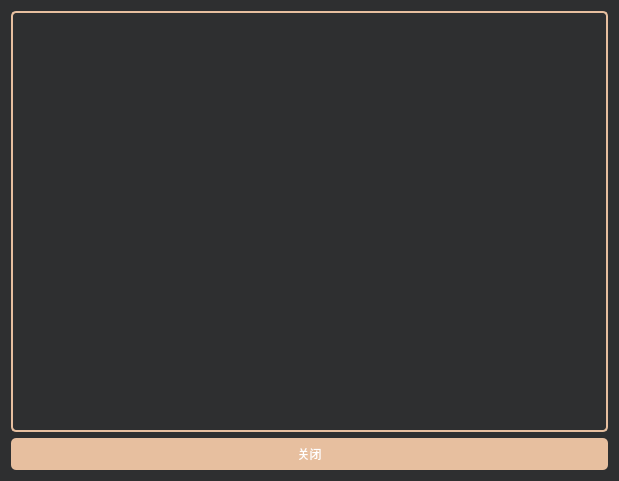
<?xml version="1.0" encoding="UTF-8"?>
<ui version="4.0">
 <class>changelog</class>
 <widget class="QDialog" name="changelog">
  <property name="geometry">
   <rect>
    <x>0</x>
    <y>0</y>
    <width>619</width>
    <height>481</height>
   </rect>
  </property>
  <property name="windowTitle">
   <string>更新日志</string>
  </property>
  <property name="styleSheet">
   <string notr="true">background-color: rgb(46,47,48);</string>
  </property>
  <layout class="QVBoxLayout" name="verticalLayout">
   <item>
    <widget class="QTextBrowser" name="changelogBrowser">
     <property name="styleSheet">
      <string notr="true">padding: 3px; border: 2px solid #E7BF9F; border-radius: 5px; color: #E7BF9F;</string>
     </property>
    </widget>
   </item>
   <item>
    <widget class="QPushButton" name="close_changelog">
     <property name="sizePolicy">
      <sizepolicy hsizetype="Expanding" vsizetype="Fixed">
       <horstretch>0</horstretch>
       <verstretch>0</verstretch>
      </sizepolicy>
     </property>
     <property name="minimumSize">
      <size>
       <width>0</width>
       <height>32</height>
      </size>
     </property>
     <property name="styleSheet">
      <string notr="true">border-radius: 5px;
background-color: #E7BF9F;
color: rgb(255, 255, 255);
border: 6px;
padding: 5px;</string>
     </property>
     <property name="text">
      <string>关闭</string>
     </property>
    </widget>
   </item>
  </layout>
 </widget>
 <resources/>
 <connections/>
</ui>
